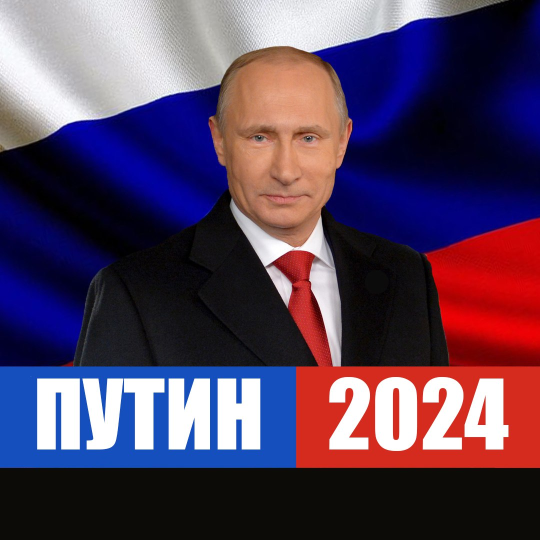
#> input picture src/leader.jpg, 1080 x 1080 px (shown at 1/2 size)
$ python ascify.py --input leader.jpg
#> lines starting #> are read from the running program, lines starting #| are printed output that depends on the picture
### src/grid.py
import sys
import os
import threading
import numpy as np
from PIL import Image

from renditions import default_rendition

class AsciiGrid:
    def __init__(self, impath, step=5, size=(350, 600), rendition=None, concurrent=False):
#> called with impath = 'leader.jpg', step = 3, size = (250, 400), concurrent = False
        if len(size) != 2:
            raise ValueError("provided size got invalid format, expected length "
                             f"= 2, but received: {len(size)}")
        if not os.path.exists(impath):
            raise FileNotFoundError(f"File by provided path '{impath}' "
                                     "wasn't found")
        if rendition is None:
            self.rendition = default_rendition
        else: self.rendition = rendition

        if concurrent:
            self.n_threads = os.cpu_count() if os.cpu_count() is not None else 4
            self.threads      = []
            self.shared_grids = ["" for _ in range(self.n_threads)]
            for i in range(self.n_threads):
                th = threading.Thread(target=self.th_ascify, args=(i,))
                self.threads.append(th)
        else: self.n_threads = 1

        self.concurrent   = concurrent
        self.step         = step
        self.y            = size[0] // step // self.n_threads
        self.x            = size[1] // step
        self.img          = Image.open(impath).resize(size[::-1], resample=Image.BILINEAR)
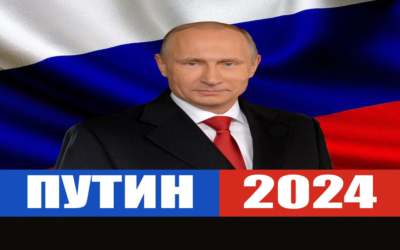
#> self.img: PIL image 400x250 RGB; mean R, G, B 86.3, 65.6, 91.3
        self.img          = np.array(self.img)
        self.ascii_grid   = ""

    def start(self):
        if self.concurrent:
            self.y += 1
            for th in self.threads:
                th.start()
                th.join()
            self.ascii_grid = self.ascii_grid.join(self.shared_grids)
        else:
            self.ascify();

    def ascify(self):
        for i in range(self.y):
            for j in range(self.x):
                img_slice = self.img[i*self.step:(i+1)*self.step,
                                     j*self.step:(j+1)*self.step]
                self.ascii_grid += self.rendition(img_slice)
            self.ascii_grid += "\n"

    # [7 lines left out: function th_ascify, not called in this run]

### src/renditions.py
ascii_tokens = {
    "@": 200,
    "#": 155,
    "&": 100,
    "*": 50,
    ".": 0
}

def default_rendition(img_slice):
    for char, threshold in ascii_tokens.items():
        if (img_slice.mean() >= threshold):
            return char

# [4 lines left out: function colorwise_rendition, not called in this run]

### src/ascify.py
import sys
import os
import argparse

from grid import AsciiGrid
from renditions import *

# import warnings
# warnings.filterwarnings("error")

ascii_tokens = {
    "@": 200,
    "#": 155,
    "&": 100,
    "*": 50,
    ".": 0
}

def main():
    parser = argparse.ArgumentParser(description="utility to ascify image files")
    parser.add_argument("-i", "--input", required=True, help="Input image file", dest="input")
    parser.add_argument("-o", "--output", help="If this option is provided, the output file will be \
                        used to store the result, stdout otherwise", dest="output")
    parser.add_argument("-c", action="store_const", const=True, default=False,
                        help="Whether do calculations in multiple threads or not", dest="concurrent")
    args = parser.parse_args()

    concurrent = args.concurrent
    grid = AsciiGrid(args.input, step=3, size=(250, 400), concurrent=concurrent)
    grid.start()
    if args.output is None:
        print(grid.ascii_grid)
    else:
        with open(args.output, "w") as f:
            f.write(grid.ascii_grid)

if __name__ == "__main__":
    main()
